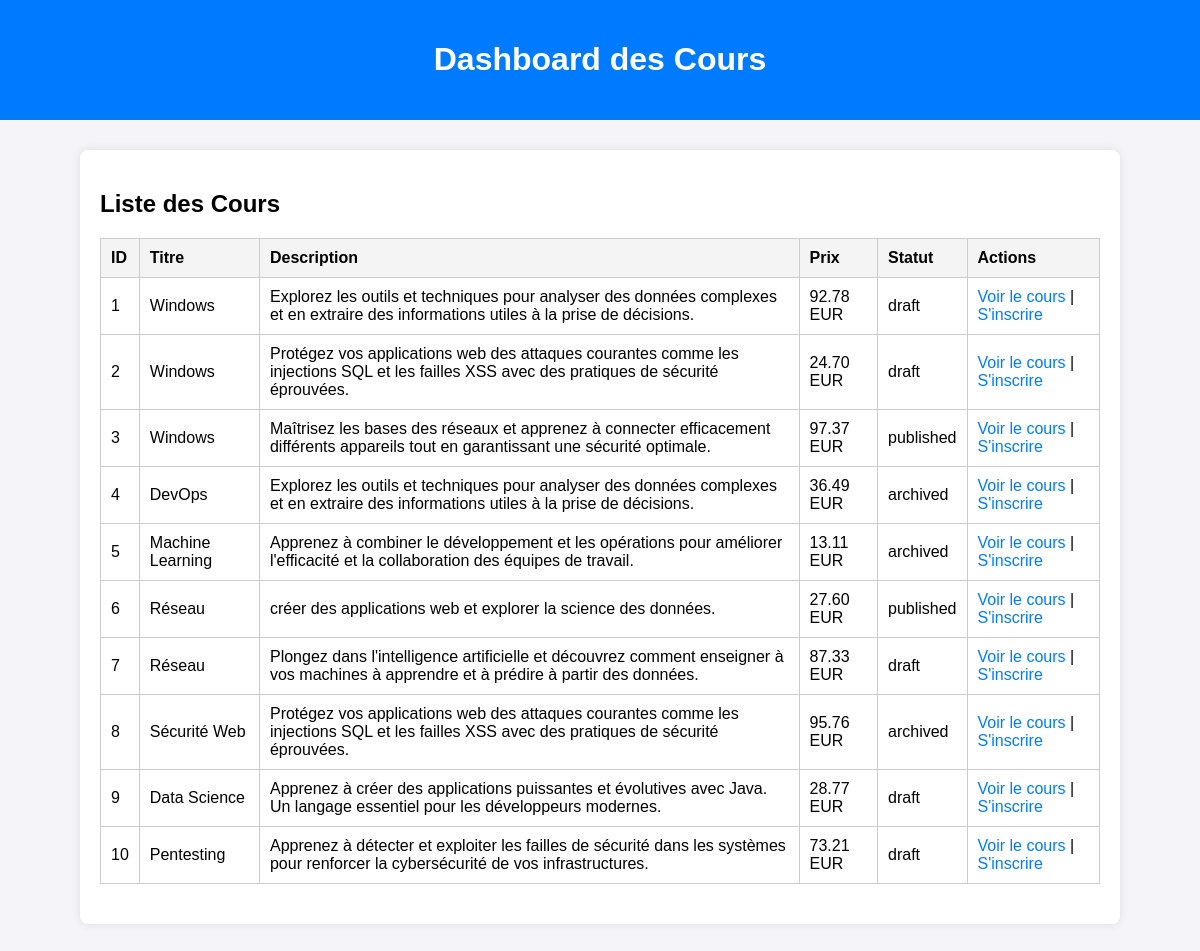
/elearning_platform/views/dashboard.php (signed in), run on the app's committed database.
### tables this page shows
CREATE TABLE courses (
 id INT PRIMARY KEY AUTO_INCREMENT,
 title VARCHAR(100),
 description TEXT,
 teacher_id INT,
 price DECIMAL(10,2),
 status ENUM('draft', 'published', 'archived'),
 created_at TIMESTAMP DEFAULT CURRENT_TIMESTAMP,
 FOREIGN KEY (teacher_id) REFERENCES users(id)
);

### elearning_platform/views/dashboard.php (the view, shortened to what this page needs)
<?php
include __DIR__ . '/../models/config.php';
try {
    $courses_sql = "SELECT id, title, description, price, status FROM courses";
    $courses_stmt = $conn->prepare($courses_sql);
    $courses_stmt->execute();
    $courses = $courses_stmt->fetchAll();
    echo "<!DOCTYPE html>";
    echo "<html lang='fr'>";
    echo "<head>";
    echo "</head>";
    echo "<body>";
    echo "<header>";
    echo "<h1>Dashboard des Cours</h1>";
    echo "</header>";
    echo "<div class='container'>";
    echo "<h2>Liste des Cours</h2>";
    if (count($courses) > 0) {
        echo "<table>";
        echo "<thead><tr><th>ID</th><th>Titre</th><th>Description</th><th>Prix</th><th>Statut</th><th>Actions</th></tr></thead>";
        echo "<tbody>";
        foreach ($courses as $course) {
            echo "<tr>";
            echo "<td>" . htmlspecialchars($course['id']) . "</td>";
            echo "<td>" . htmlspecialchars($course['title']) . "</td>";
            echo "<td>" . htmlspecialchars($course['description']) . "</td>";
            echo "<td>" . htmlspecialchars($course['price']) . " EUR</td>";
            echo "<td>" . htmlspecialchars($course['status']) . "</td>";
            echo "<td>";
            echo "<a href='../controllers/course.php?id=" . $course['id'] . "'>Voir le cours</a> | ";
            echo "<a href='../controllers/enroll.php?course_id=" . $course['id'] . "'>S'inscrire</a>";
            echo "</td>";
            echo "</tr>";
        }
        echo "</tbody>";
        echo "</table>";
    } else {
        echo "<p>Aucun cours disponible.</p>";
    }
    echo "</div>";
    echo "</body>";
    echo "</html>";
} catch (PDOException $e) {
    echo "Erreur : " . $e->getMessage();
}
?>

### data on the page
courses: id "1", title "Windows", description "Explorez les outils et techniques pour analyser des données complexes et en extraire des informations utiles à la prise de décisions.", price "92.78", status "draft"
courses: id "2", title "Windows", description "Protégez vos applications web des attaques courantes comme les injections SQL et les failles XSS avec des pratiques de sécurité éprouvées.", price "24.70", status "draft"
courses: id "3", title "Windows", description "Maîtrisez les bases des réseaux et apprenez à connecter efficacement différents appareils tout en garantissant une sécurité optimale.", price "97.37", status "published"
courses: id "4", title "DevOps", description "Explorez les outils et techniques pour analyser des données complexes et en extraire des informations utiles à la prise de décisions.", price "36.49", status "archived"
courses: id "5", title "Machine Learning", description "Apprenez à combiner le développement et les opérations pour améliorer l'efficacité et la collaboration des équipes de travail.", price "13.11", status "archived"
courses: id "6", title "Réseau", description "créer des applications web et explorer la science des données.", price "27.60", status "published"
courses: id "7", title "Réseau", description "Plongez dans l'intelligence artificielle et découvrez comment enseigner à vos machines à apprendre et à prédire à partir des données.", price "87.33", status "draft"
courses: id "8", title "Sécurité Web", description "Protégez vos applications web des attaques courantes comme les injections SQL et les failles XSS avec des pratiques de sécurité éprouvées.", price "95.76", status "archived"
courses: id "9", title "Data Science", description "Apprenez à créer des applications puissantes et évolutives avec Java. Un langage essentiel pour les développeurs modernes.", price "28.77", status "draft"
courses: id "10", title "Pentesting", description "Apprenez à détecter et exploiter les failles de sécurité dans les systèmes pour renforcer la cybersécurité de vos infrastructures.", price "73.21", status "draft"
